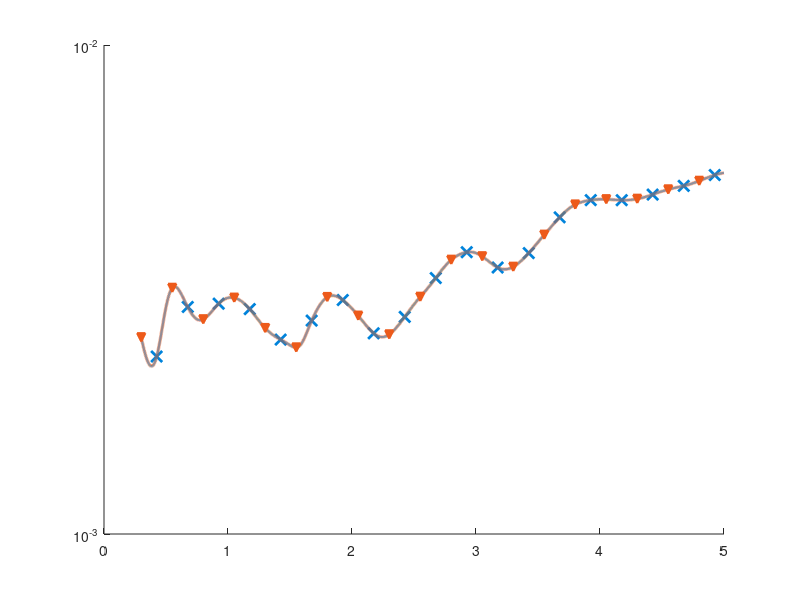

Source code (MATLAB): (Note: this script raises an error after producing the figure.)
% Code to post process the error plots of the Boundary error 
% Written by: Prerna Patil 
% Date: 12th May 2021 

clc
clear 

% Boundary Errors 
load('BurgersDBC_d4_r4.mat');
Tf =5; 

% Plot for r=5 
figure(5)
hold on
semilogy(dt*(nTswitch+1:nTimeStep-3),ErrBndry(nTswitch+1:nTimeStep-3),'-','color',RGB1,LW,1.5);
semilogy(dt*(nTswitch+500:1000:nTimeStep-3),ErrBndry(nTswitch+500:1000:nTimeStep-3),'x','color',RGB1,...
                                            'MarkerFaceColor',RGB1,'MarkerSize',8,LW,2.0);

hold on 
semilogy(dt*(nTswitch+1:nTimeStep-3),ErrBndryDO(nTswitch+1:nTimeStep-3),':','color',RGB2,LW,2.5);
semilogy(dt*(nTswitch+1:1000:nTimeStep-3),ErrBndryDO(nTswitch+1:1000:nTimeStep-3),'v','color',RGB2,'MarkerFaceColor',RGB2,LW,1.5);

clear
load('BurgersDBC_d4_r6.mat');
Tf =5; 
figure(5)
hold on
semilogy(dt*(nTswitch+1:nTimeStep-3),ErrBndry(nTswitch+1:nTimeStep-3),'-','color',RGB1,LW,1.5);
semilogy(dt*(nTswitch+500:1000:nTimeStep-3),ErrBndry(nTswitch+500:1000:nTimeStep-3),'o','color',RGB1,'MarkerFaceColor',RGB1,LW,1.0);

hold on 
semilogy(dt*(nTswitch+1:nTimeStep-3),ErrBndryDO(nTswitch+1:nTimeStep-3),':','color',RGB2,LW,2.5);
semilogy(dt*(nTswitch+1:1000:nTimeStep-3),ErrBndryDO(nTswitch+1:1000:nTimeStep-3),'*','color',RGB2,'MarkerFaceColor',RGB2,'MarkerSize',6,...
                            LW,1.5);

clear
load('BurgersDBC_d4_r8.mat');
Tf =5; 
figure(5)
hold on
semilogy(dt*(nTswitch+1:nTimeStep-3),ErrBndry(nTswitch+1:nTimeStep-3),'-','color',RGB1,LW,1.5);
semilogy(dt*(nTswitch+500:1000:nTimeStep-3),ErrBndry(nTswitch+500:1000:nTimeStep-3),'d','color',RGB1,'MarkerFaceColor',RGB1,LW,1.5);

hold on 
semilogy(dt*(nTswitch+1:nTimeStep-3),ErrBndryDO(nTswitch+1:nTimeStep-3),':','color',RGB2,LW,2.5);
semilogy(dt*(nTswitch+1:1000:nTimeStep-3),ErrBndryDO(nTswitch+1:1000:nTimeStep-3),'x','color',RGB2,'MarkerSize',8,...
                    'MarkerFaceColor',RGB2,LW,2.5);

xlabel('Time');
ylabel('$\mathcal{E}_b$');
set(gca,'FontName','Times New Roman','FontSize',18);
ylim([10^-6 10^0])
xlim([Ts Tf]);
box on 
set(gca,'Yscale','log');
ax= gca;
ax.XMinorGrid = 'on';
ax.YMinorGrid = 'off';
grid on 
h = zeros(6,1);
h(1) = semilogy(NaN,NaN,'-x','color',RGB1,'MarkerFaceColor',RGB1,'MarkerSize',8,LW,1.5);
h(2) = semilogy(NaN,NaN,':v','color',RGB2,'MarkerFaceColor',RGB2,'MarkerSize',6,LW,2.5);
h(3) = semilogy(NaN,NaN,'-o','color',RGB1,'MarkerFaceColor',RGB1,'MarkerSize',6, LW,1.5);
h(4) = semilogy(NaN,NaN,':*','color',RGB2,'MarkerFaceColor',RGB2,'MarkerSize',6,LW,2.5);
h(5) = semilogy(NaN,NaN,'-d','color',RGB1,'MarkerFaceColor',RGB1,'MarkerSize',6,LW,1.5);
h(6) = semilogy(NaN,NaN,':x','color',RGB2,'MarkerFaceColor',RGB2,'MarkerSize',8,LW,2.5);
legend(h,{'DBO r=4','DO    r=4','DBO r=6','DO    r=6','DBO r=8','DO    r=8'},'Location','southeast');
set(gca,'LooseInset', max(get(gca,'TightInset'), 0.02))
